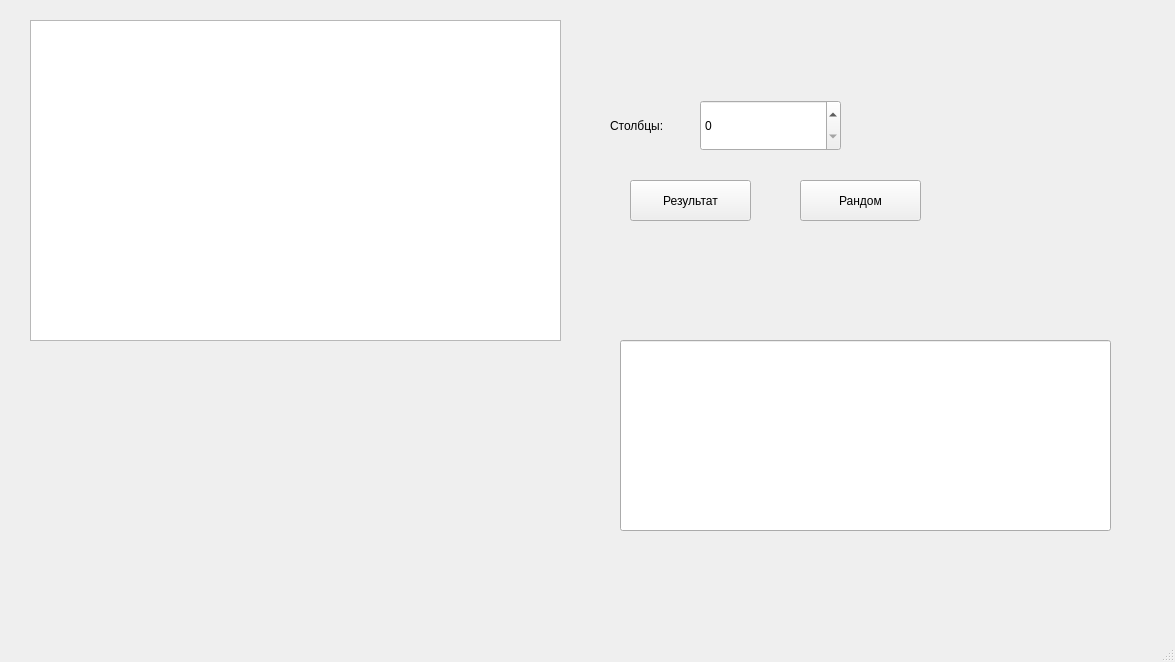
<?xml version="1.0" encoding="UTF-8"?>
<ui version="4.0">
 <class>MainWindow</class>
 <widget class="QMainWindow" name="MainWindow">
  <property name="geometry">
   <rect>
    <x>0</x>
    <y>0</y>
    <width>1175</width>
    <height>662</height>
   </rect>
  </property>
  <property name="windowTitle">
   <string>MainWindow</string>
  </property>
  <widget class="QWidget" name="centralwidget">
   <widget class="QTableWidget" name="tableWidget">
    <property name="geometry">
     <rect>
      <x>30</x>
      <y>20</y>
      <width>531</width>
      <height>321</height>
     </rect>
    </property>
   </widget>
   <widget class="QSpinBox" name="spinColumn">
    <property name="geometry">
     <rect>
      <x>700</x>
      <y>100</y>
      <width>141</width>
      <height>51</height>
     </rect>
    </property>
   </widget>
   <widget class="QLabel" name="label">
    <property name="geometry">
     <rect>
      <x>610</x>
      <y>100</y>
      <width>71</width>
      <height>51</height>
     </rect>
    </property>
    <property name="text">
     <string>Cтолбцы:</string>
    </property>
   </widget>
   <widget class="QPushButton" name="pushButton">
    <property name="geometry">
     <rect>
      <x>630</x>
      <y>180</y>
      <width>121</width>
      <height>41</height>
     </rect>
    </property>
    <property name="text">
     <string>Результат</string>
    </property>
   </widget>
   <widget class="QLineEdit" name="lineEdit">
    <property name="geometry">
     <rect>
      <x>620</x>
      <y>340</y>
      <width>491</width>
      <height>191</height>
     </rect>
    </property>
   </widget>
   <widget class="QPushButton" name="pushButton_Rand">
    <property name="geometry">
     <rect>
      <x>800</x>
      <y>180</y>
      <width>121</width>
      <height>41</height>
     </rect>
    </property>
    <property name="text">
     <string>Рандом</string>
    </property>
   </widget>
  </widget>
  <widget class="QMenuBar" name="menubar">
   <property name="geometry">
    <rect>
     <x>0</x>
     <y>0</y>
     <width>1175</width>
     <height>26</height>
    </rect>
   </property>
  </widget>
  <widget class="QStatusBar" name="statusbar"/>
 </widget>
 <resources/>
 <connections/>
</ui>
